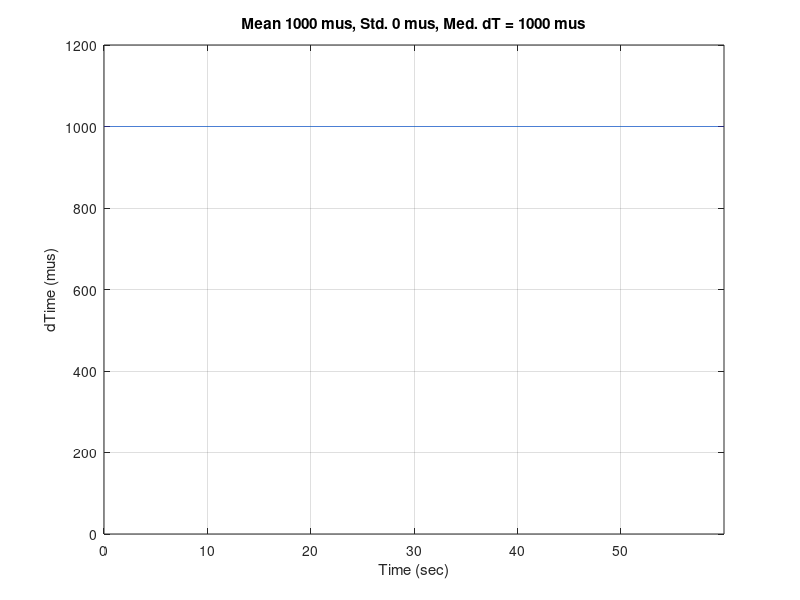

This figure's MATLAB source: (Note: this script raises an error after producing the figure.)
clc, clear all
addpath ..\..\fcns\
%%

load data_31_1bat.mat
% load data_31_1bat_wheel.mat
% load data_31_2bat.mat
% load data_31_2bat_wheel.mat

multp_fig_nr = 1;

% index
ind.rc = 1:4;
ind.vel_M = 5:6;
ind.ang_M = 7:8;
ind.gyro = 9:11;
ind.acc = 12:14;
ind.rpy = 15:17;
ind.voltage_M = 18:19;
ind.sinarg = 20; % might be temporary
ind.current = 21:22;


Ts = mean(diff(data.time));

figure(1)
plot(data.time(1:end-1), diff(data.time * 1e6)), grid on
title( sprintf(['Mean %0.0f mus, ', ...
                'Std. %0.0f mus, ', ...
                'Med. dT = %0.0f mus'], ...
                mean(diff(data.time * 1e6)), ...
                std(diff(data.time * 1e6)), ...
                median(diff(data.time * 1e6))) )
xlabel('Time (sec)'), ylabel('dTime (mus)')
xlim([0 data.time(end-1)])
ylim([0 1.2*max(diff(data.time * 1e6))])


figure(expand_multiple_figure_nr(2, multp_fig_nr))
ax(1) = subplot(311);
plot(data.time, data.values(:,ind.voltage_M)), grid on
ylabel('Voltage (V)')
ax(2) = subplot(312);
plot(data.time, data.values(:,ind.vel_M)), grid on
ylabel('Velocity (RPS)')
ax(3) = subplot(313);
plot(data.time, data.values(:,ind.ang_M)), grid on
ylabel('Rotation (ROT)'), xlabel('Time (sec)')
legend('Motor 1', ...
    'Motor 2', ...
    'Location', 'best')
linkaxes(ax, 'x'), clear ax
xlim([0 data.time(end)])


figure(expand_multiple_figure_nr(3, multp_fig_nr))
plot(data.time, data.values(:,ind.current)), grid on
ylabel('Current'), xlabel('Time (sec)')
xlim([0 data.time(end)])


% rotating filter
Dlp = sqrt(3) / 2;
wlp = 2 * pi * 10;
Glp = c2d(tf(wlp^2, [1 2*Dlp*wlp wlp^2]), Ts, 'tustin');

% frequency response estimation
Nest     = round(5.0 / Ts);
koverlap = 0.95;
Noverlap = round(koverlap * Nest);
window   = hann(Nest);

inp = apply_rotfiltfilt(Glp, data.values(:,ind.sinarg), data.values(:,ind.voltage_M(1)));
out = apply_rotfiltfilt(Glp, data.values(:,ind.sinarg), data.values(:,ind.current(1)));
[Gi1, Ci1] = estimate_frequency_response(inp, out, window, Noverlap, Nest, Ts);

inp = apply_rotfiltfilt(Glp, data.values(:,ind.sinarg), data.values(:,ind.voltage_M(2)));
out = apply_rotfiltfilt(Glp, data.values(:,ind.sinarg), data.values(:,ind.current(2)));
[Gi2, Ci2] = estimate_frequency_response(inp, out, window, Noverlap, Nest, Ts);

inp = apply_rotfiltfilt(Glp, data.values(:,ind.sinarg), data.values(:,ind.voltage_M(1)));
out = apply_rotfiltfilt(Glp, data.values(:,ind.sinarg), data.values(:,ind.vel_M(1)));
[Gv1, Cv1] = estimate_frequency_response(inp, out, window, Noverlap, Nest, Ts);

inp = apply_rotfiltfilt(Glp, data.values(:,ind.sinarg), data.values(:,ind.voltage_M(2)));
out = apply_rotfiltfilt(Glp, data.values(:,ind.sinarg), data.values(:,ind.vel_M(2)));
[Gv2, Cv2] = estimate_frequency_response(inp, out, window, Noverlap, Nest, Ts);

inp = apply_rotfiltfilt(Glp, data.values(:,ind.sinarg), data.values(:,ind.voltage_M(1)));
out = apply_rotfiltfilt(Glp, data.values(:,ind.sinarg), data.values(:,ind.ang_M(1)));
[Ga1, Ca1] = estimate_frequency_response(inp, out, window, Noverlap, Nest, Ts);

inp = apply_rotfiltfilt(Glp, data.values(:,ind.sinarg), data.values(:,ind.voltage_M(2)));
out = apply_rotfiltfilt(Glp, data.values(:,ind.sinarg), data.values(:,ind.ang_M(2)));
[Ga2, Ca2] = estimate_frequency_response(inp, out, window, Noverlap, Nest, Ts);


%%

% 31:1
dc = db2mag(-3) * 2*pi
R  = 1.80 * 6;
km = 0.825 * ((450.0 / 12.0) * (2*pi/60))^-1
b  = (km/dc - km^2) / R
L  = 7.0e-3;
J  = 1.05e-4;


A = [[-R/L -km/L 0]; ...
     [km/J -b/J 0]; ...
     [0 1 0]];
B = [1/L; 0; 0];
C = diag([1 1/(2*pi) 1/(2*pi)]);
sys = ss(A, B, C, 0);
sysd = c2d(sys, Ts);


w0 = 2*pi * 20;
Gf = c2d(tf(w0^2, [1 2*w0 w0^2]), Ts, 'tustin');
Gfd = tf([1 -1], [Ts 0], Ts) * Gf;


opt = bodeoptions('cstprefs');
opt.MagUnits = 'abs';
opt.MagScale = 'linear';


figure(expand_multiple_figure_nr(4, multp_fig_nr))
bode(Gi1, Gi2, sysd(1,1), 2*pi*Gi1.Frequency(Gi1.Frequency < 1/2/Ts)), grid on

figure(expand_multiple_figure_nr(5, multp_fig_nr))
bodemag(Ci1, Ci2, 2*pi*Gi1.Frequency(Gi1.Frequency < 1/2/Ts), opt), grid on
set(gca, 'YScale', 'linear')

figure(expand_multiple_figure_nr(6, multp_fig_nr))
bode(Gv1, Gv2, sysd(3,1) * Gfd, 2*pi*Gv1.Frequency(Gv1.Frequency < 1/2/Ts)), grid on

figure(expand_multiple_figure_nr(7, multp_fig_nr))
bodemag(Cv1, Cv2, 2*pi*Gv1.Frequency(Gv1.Frequency < 1/2/Ts), opt), grid on
set(gca, 'YScale', 'linear')

figure(expand_multiple_figure_nr(8, multp_fig_nr))
bode(Ga1, Ga2, sysd(3,1), 2*pi*Ga1.Frequency(Ga1.Frequency < 1/2/Ts)), grid on

figure(expand_multiple_figure_nr(9, multp_fig_nr))
bodemag(Ca1, Ca2, 2*pi*Gv1.Frequency(Ga1.Frequency < 1/2/Ts), opt), grid on
set(gca, 'YScale', 'linear')


%% dc gain

% clc, clear all
% 
% syms R L km b J
% A = [[-R/L, -km/L]; ...
%      [km/J -b/J]]
% B = [1/L; 0]
% C = diag([1 1])
% 
% dc = -C*A^-1*B
%  % b/(km^2 + R*b)
% % km/(km^2 + R*b)
% 
% syms dc_dphi
% f1 = km/(km^2 + R*b) == dc_dphi
% solve(f1, b)

